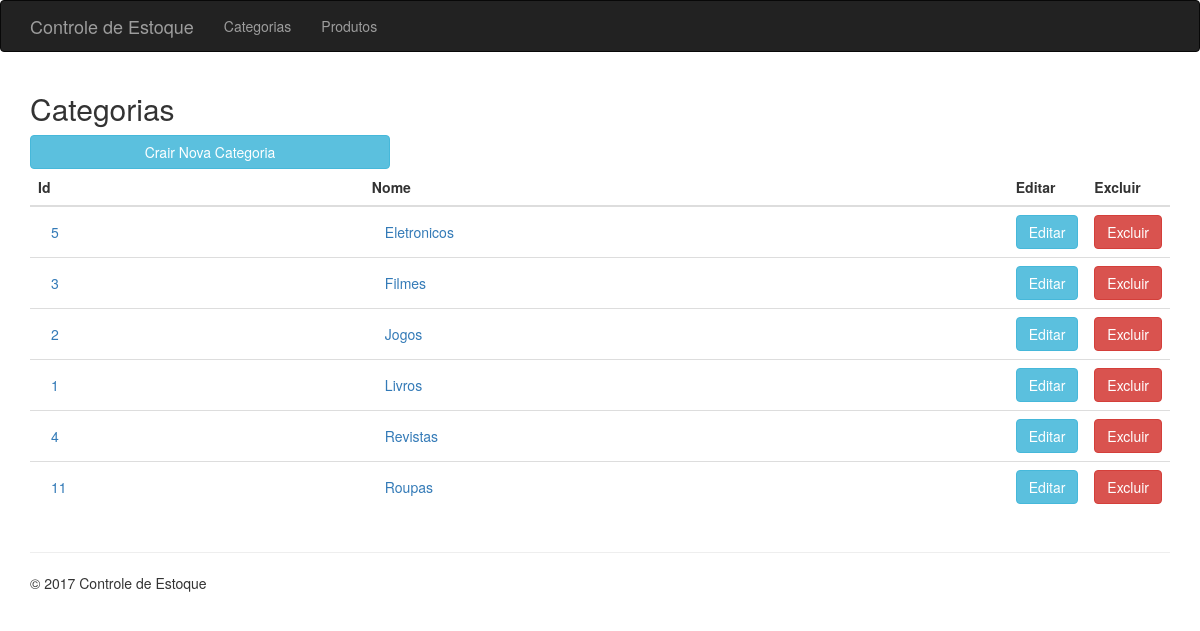
Page /categorias.php on the committed database.
### tables this page shows
CREATE TABLE `categorias` (
  `id` int(11) NOT NULL,
  `nome` varchar(50) NOT NULL
);

### classes/Categoria.php (called while the page is built, shortened)
<?php
	class Categoria	{
		public static function listar() {
			$query = "SELECT id, nome FROM categorias ORDER BY nome";
			$conexao = Conexao::pegarConexao();
			$resultado = $conexao->query($query);
			$lista = $resultado->fetchAll();
			return $lista;
		}
	}

### categorias.php (the view, shortened to what this page needs)
<?php
	try{
		$lista = Categoria::listar();
	} catch(Exception $e){
		Erro::trataErro($e);
	}
?>
<?php require_once 'cabecalho.php' ?>
<div class="row">
    <div class="col-md-12">
        <h2>Categorias</h2>
    </div>
</div>
<div class="row">
    <div class="col-md-4">
        <a href="categorias-criar.php" class="btn btn-info btn-block">Crair Nova Categoria</a>
    </div>
</div>
<div class="row">
    <div class="col-md-12">
        <table class="table">
            <thead>
                <tr>
                    <th>Id</th>
                    <th>Nome</th>
                    <th class="acao">Editar</th>
                    <th class="acao">Excluir</th>
                </tr>
            </thead>
            <tbody>
                <?php foreach ($lista as $linha): ?>
                    <tr>
                        <td><a href="categorias-detalhe.php?id=<?php echo $linha['id'] ?>" class="btn btn-link"><?php echo $linha['id'] ?></a></td>
                        <td><a href="categorias-detalhe.php?id=<?php echo $linha['id'] ?>" class="btn btn-link"><?php echo $linha['nome'] ?></a></td>
                        <td><a href="categorias-editar.php?id=<?php echo $linha['id'] ?>" class="btn btn-info">Editar</a></td>
                        <td><a href="categorias-excluir-post.php?id=<?php echo $linha['id'] ?>" class="btn btn-danger">Excluir</a></td>
                    </tr>
                <?php endforeach ?>
            </tbody>
        </table>
    </div>
</div>
<?php require_once 'rodape.php' ?>

### cabecalho.php (shortened to what this page needs)
<!DOCTYPE html>
<html lang="pt-br">
<head>
    <link href="assets/css/bootstrap.min.css" rel="stylesheet">
    <link href="assets/css/app.css" rel="stylesheet">
</head>
<body>
<nav class="navbar navbar-inverse">
    <div class="container">
        <div class="navbar-header">
            <a class="navbar-brand" href="index.php">Controle de Estoque</a>
        </div>
        <div id="navbar" class="navbar-collapse collapse">
            <ul class="nav navbar-nav">
                <li><a href="categorias.php">Categorias</a></li>
                <li><a href="produtos.php">Produtos</a></li>
            </ul>
        </div>
    </div>
</nav>
<div class="container">

### rodape.php
<hr>
<footer>
    <p>&copy; 2017 Controle de Estoque</p>
</footer>
</div>
</body>
</html>

### assets/css/app.css (style rules this page uses)
.table th+.acao { width: 50px; }

### rows in the picture
categorias: id "5", nome "Eletronicos"
categorias: id "3", nome "Filmes"
categorias: id "2", nome "Jogos"
categorias: id "1", nome "Livros"
categorias: id "4", nome "Revistas"
categorias: id "11", nome "Roupas"
